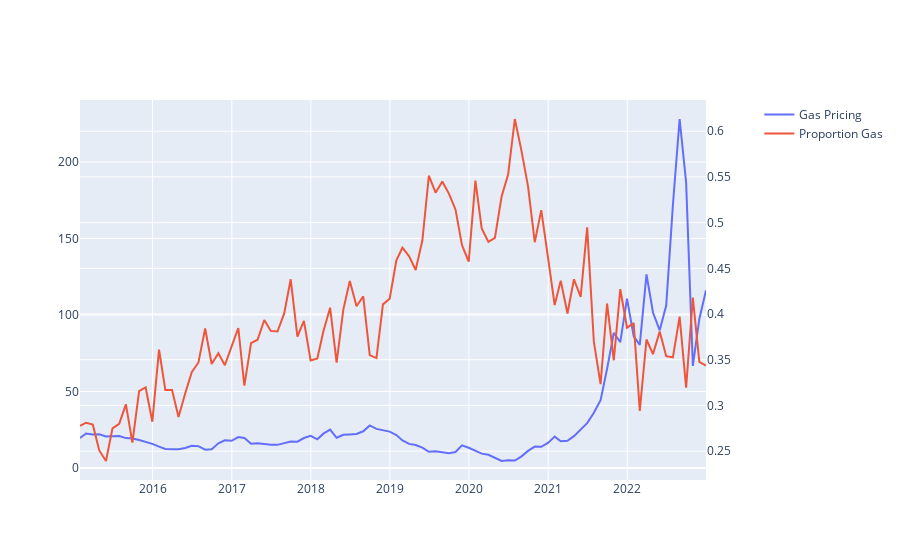

Notebook source saved alongside this figure:
### Markdown cell above
## Netherlands

### Code cell
gen_df = gen_read_clean("Netherlands")
combined_data = combine_dfs("Netherlands", gen_df, freq="1M")
# print(combined_data)
fig = make_subplots(specs=[[{"secondary_y": True}]])

fig.add_trace(
        go.Scatter(x=combined_data["Start"], y=combined_data["Last Price"], name="Gas Pricing"), secondary_y= False
)

fig.add_trace(
        go.Scatter(x=combined_data["Start"], y=combined_data["Percent Gas"], name = "Proportion Gas"), secondary_y= True
)
